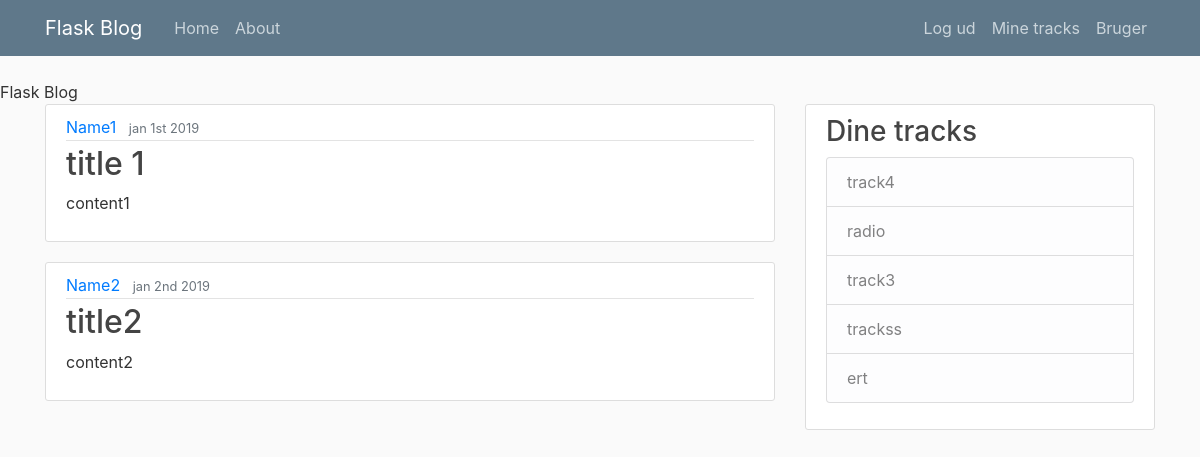
/home (signed in), run on an earlier commit of the app's database.
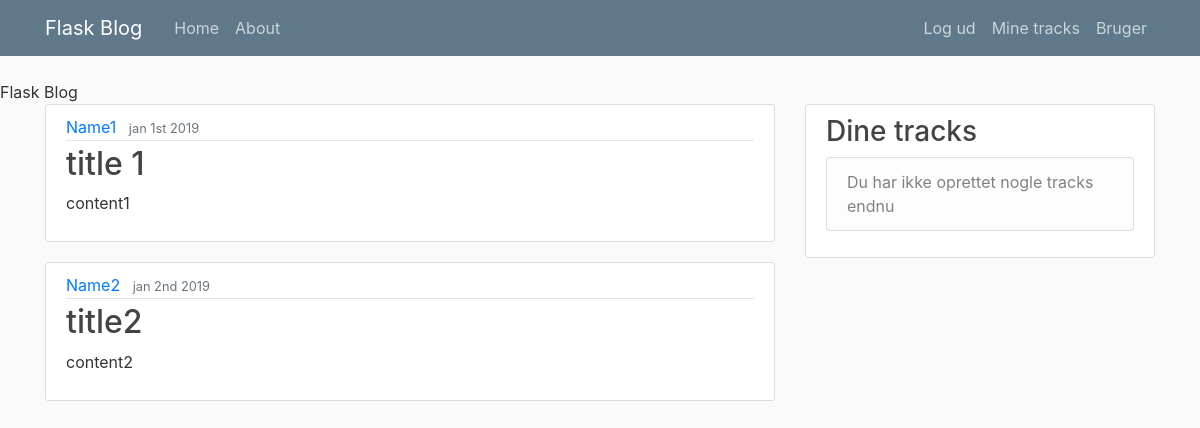
And on a later commit of the database.
### tables this page shows
CREATE TABLE tracks(
                               Id INTEGER PRIMARY KEY AUTOINCREMENT,
                               user_id INTEGER,
                               name TEXT,
                               unit TEXT,
                               type INTEGER,
                               createdate TEXT,
                               scalesize INT
                               );

### main.py (the view)
@app.route("/")
@app.route("/home")
def home():
    return my_render("home.html", posts=posts)

### main.py (called while the page is built)
def get_login_status():
    return 'currentuser' in session

def my_render(template, **kwargs):
    login_status = get_login_status()
    tracks=get_tracks()
    if len(tracks) < 1:
        noTracks = True
    else:
        noTracks = False
    return render_template(template, tracks=tracks, noTracks=noTracks, loggedin=login_status, **kwargs)

def get_tracks():
    c = get_db().cursor()
    if 'currentuser' in session:
        c.execute('''
              SELECT * FROM tracks WHERE user_id=?
              ''',(session['currentuser'],))
    tracks = []
    for track in c:
        tracks.append(track)
    return tracks

def get_db():
    db = g.get("_database", None)
    if db is None:
        db = g._database = sqlite3.connect(DATABASE)
    return db

@app.teardown_appcontext
def close_connection(exception):
    db = getattr(g,"_database", None)
    if db is not None:
        db.close()

### templates/home.html
{% extends "layout.html" %}
{% block content %}
    {% for post in posts %}
        <article class="media content-section">
          <div class="media-body">
            <div class="article-metadata">
              <a class="mr-2" href="#">{{ post.author }}</a>
              <small class="text-muted">{{ post.date }}</small>
            </div>
            <h2><a class="article-title" href="#">{{ post.title }}</a></h2>
            <p class="article-content">{{ post.content }}</p>
          </div>
        </article>
    {% endfor %}
{% endblock content %}

### templates/layout.html (shortened to what this page needs)
<!DOCTYPE html>
<html>
<head>
    <link rel="stylesheet" href="https://maxcdn.bootstrapcdn.com/bootstrap/4.0.0/css/bootstrap.min.css">
     <link rel="stylesheet" type="text/css" href="{{ url_for("static", filename="main.css") }}"
    {% if title %}
        <title>Flask BLog - {{title}}</title>
    {% else %}
        <title>Flask Blog</title>
    {% endif %}
</head>
<body>
    <header class="site-header">
      <nav class="navbar navbar-expand-md navbar-dark bg-steel fixed-top">
        <div class="container">
          <a class="navbar-brand mr-4" href="/">Flask Blog</a>
          <div class="collapse navbar-collapse" id="navbarToggle">
            <div class="navbar-nav mr-auto">
              <a class="nav-item nav-link" href="/">Home</a>
              <a class="nav-item nav-link" href="/about">About</a>
            </div>
            <div class="navbar-nav">
              {% if loggedin == True %}
                <a class="nav-item nav-link" href="/logout">Log ud</a>
                <a class="nav-item nav-link" href="/my_tracks">Mine tracks</a>
                <a class="nav-item nav-link" href="/user">Bruger</a>
              {% else %}
                <a class="nav-item nav-link" href="/login">Login</a>
                <a class="nav-item nav-link" href="/register">Register</a>
              {% endif %}
            </div>
          </div>
        </div>
      </nav>
    </header>
    <main role="main" class="container">
      <div class="row">
        <div class="col-md-8">
          {% block content %}{% endblock %}
        </div>
        <div class="col-md-4">
          <div class="content-section">
          {% if loggedin == True %}
            {% if noTracks == False %}
            <h3>Dine tracks</h3>
              <ul class="list-group">
              {% for track in tracks %}
                <a class="list-group-item list-group-item-light" href="#">{{ track[2] }}</a>
                {% endfor %}
              </ul>
            {% else %}
            <h3>Dine tracks</h3>
              <ul class="list-group">
                <li class="list-group-item list-group-item-light">Du har ikke oprettet nogle tracks endnu</li>
              </ul>
            {% endif %}
          {% endif %}
          </div>
        </div>
      </div>
    </main>
</body>
</html>

What changed in the data, as far as the page shows it:
no longer on this page (row edited): tracks: name "track4"
no longer on this page (row edited): tracks: name "radio"
no longer on this page (row edited): tracks: name "track3"
no longer on this page (row edited): tracks: name "trackss"
no longer on this page (row edited): tracks: name "ert"
Also different on the page:
text now shown: "Du har ikke oprettet nogle tracks endnu"
